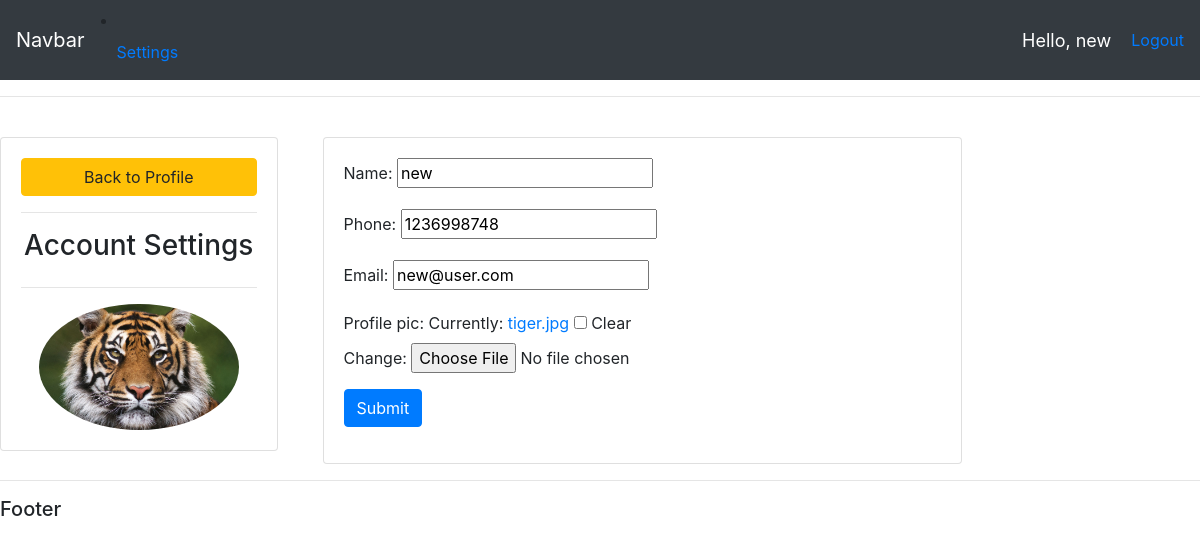
/account/ (signed in), run on the app's committed database.
### account/models.py (models this page shows, shortened)
class Customer(models.Model):
    user = models.OneToOneField(User, null=True , on_delete=models.CASCADE)
    name = models.CharField(max_length=200, null=True)
    phone = models.CharField(max_length=200 , null=True)
    email = models.CharField(max_length=200 , null= True)
    profile_pic = models.ImageField(default = "profile.png" ,  null = True , blank = True)
    date_created = models.DateTimeField(auto_now_add=True , null=True)

### account/decorators.py (the view)
        def wrapper_func(request , *args , **kwargs):
            group = None
            if request.user.groups.exists():
                group = request.user.groups.all()[0].name
                if group in allowed_roles:
                    print(view_func)
                    return view_func(request , *args , **kwargs)
                else:
                    return HttpResponse('You are not authorized to view this page.')

### account/forms.py
class CustomerForm( ModelForm):
    class Meta:
        model = Customer
        fields = '__all__'
        exclude = ['user']

### account/views.py (called while the page is built)
@login_required(login_url='login')
@allowed_user(allowed_roles = ['customer'])
def accountSettings(request):
    user = request.user.customer
    if request.method == 'POST':
        form = CustomerForm(request.POST, request.FILES , instance= user)
        if form.is_valid():
            form.save()
    form = CustomerForm(instance= user)
    context = { 'form' : form}
    return render(request , 'accounts/account_settings.html' , context)

### account/templates/accounts/account_settings.html (shortened to what this page needs)
{% extends 'accounts/main.html' %}
{% block content%}
  <br>
<div class="row">
    <div class="col-sm-3">
        <div class="card card-body">
            <a class="btn btn-warning" href="{% url 'home' %}"> Back to Profile</a>
            <hr>
            <h3 style="text-align :center">Account Settings </h3>
            <hr>
            <img src="{{request.user.customer.profile_pic.url}}" alt="Profile Picture" class="profile_pic">
        </div>
    </div>
    <div class="col-sm-9">
        <div class="col-md-9">
            <div class="card card-body">
                <form action="" method="POST" enctype="multipart/form-data">
                    {{form.as_p}}
                    <input class="btn btn-primary" type="submit" name="Update Information">
                </form>
            </div>
        </div>
    </div>
  </div>
{% endblock %}

### account/templates/accounts/navbar.html (shortened to what this page needs)
<nav class="navbar navbar-expand-lg navbar-dark bg-dark">
    <a class="navbar-brand" href="#">Navbar</a>
    <div class="collapse navbar-collapse" id="navbarNav">
      {% if request.user.is_staff %}
      <ul class="navbar-nav">
        <li class="nav-item active">
          <a class="nav-link" href="#">Dashboard <span class="sr-only">(current)</span></a>
        </li>
        <li class="nav-item">
          <a class="nav-link" href="#">Product</a>
        </li>
      {% else %}
      <li class="nav-item">
        <a class="nav-link" href="{% url 'account' %}">Settings</a>
      </li>
      {% endif %}
    </div>
    <span style="color: #fff; font-size: 18px; margin-right: 20px;">Hello, {{request.user}} </span>
    <span><a href="{% url 'logout' %}">Logout</a></span>
  </nav>

### account/templates/accounts/account_settings.html (style rules this page uses)
.profile_pic { max-width:200px ; max-height:200px ; margin:0 auto ; border-radius:50% ; }

### data on the page
Customer: name "new", phone "1236998748", email "new@user.com"

### other printed values
{{ request.user }} "new"
